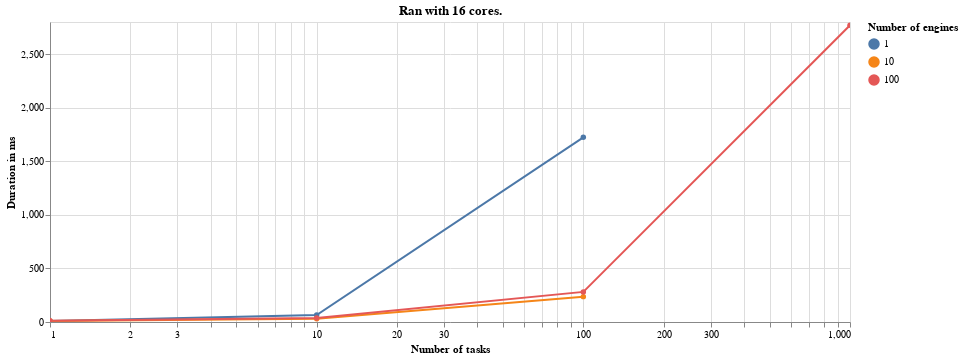
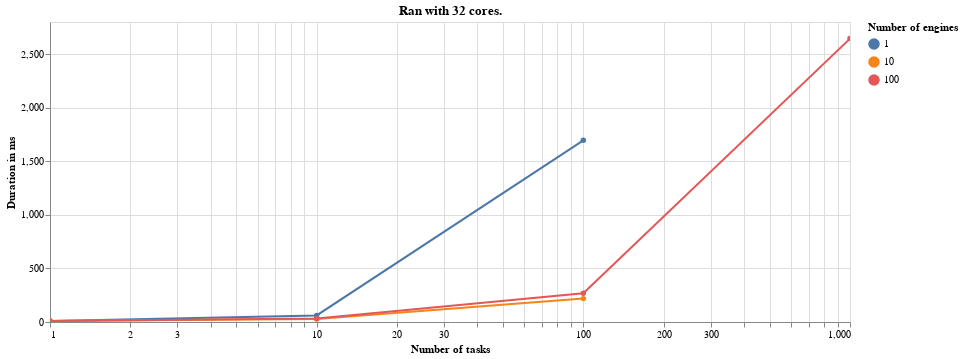
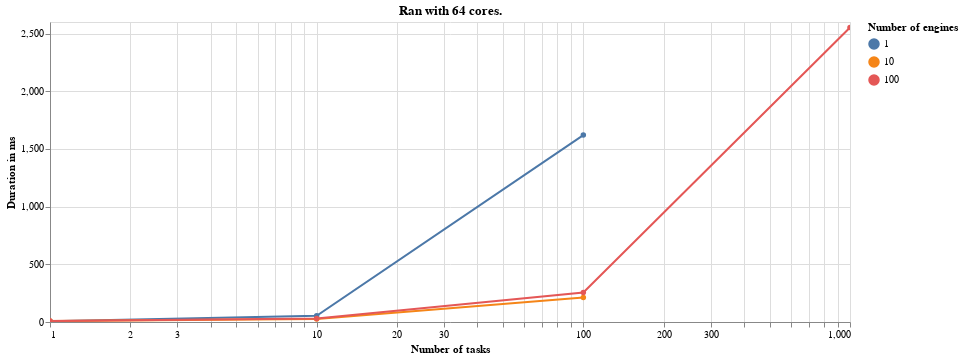
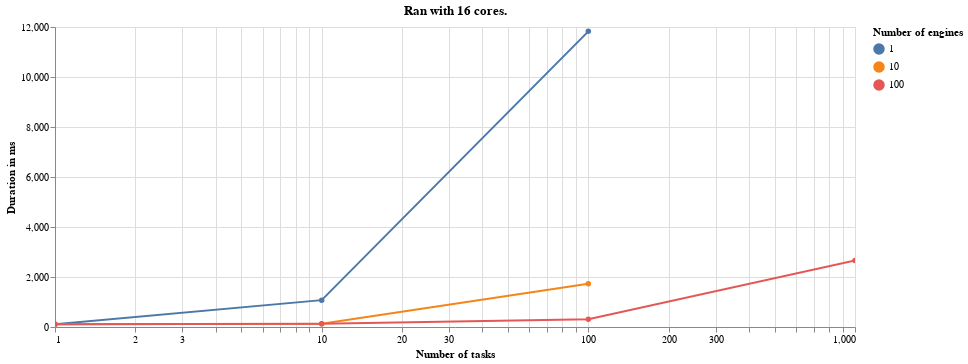

Notebook code for these charts, in order:
### Code cell
for delay, result_for_delay in datasource.items():
    display(Markdown(f'### With a delay of {ms_to_seconds(delay)}s. :'))
    for core_num, results in sorted(result_for_delay.items(), key=lambda key: key[0]):            
        data = pd.DataFrame(results)
        alt.Chart(data).mark_line(point=True).encode(
            alt.X(
                'Number of tasks',
                scale=alt.Scale(type='log')
            ),
            y='Duration in ms',
            color='Number of engines:N',
            tooltip='Duration in ms'            
        ).properties(
            title=f'Ran with {core_num} cores.',
            width=800
        ).interactive().display(renderer='svg')

### Figure 1 — Vega-Lite specification as saved in the notebook (floating-point values rounded to 4 significant figures)
{"$schema": "https://vega.github.io/schema/vega-lite/v3.4.0.json", "config": {"mark": {"tooltip": null}, "view": {"height": 300, "width": 400}}, "data": {"name": "data-553819cb3e8cc6295180645999737d07"}, "datasets": {"data-553819cb3e8cc6295180645999737d07": [{"Duration in ms": 8.22, "Number of engines": "1", "Number of tasks": 1}, {"Duration in ms": 64.49, "Number of engines": "1", "Number of tasks": 10}, {"Duration in ms": 1723.0, "Number of engines": "1", "Number of tasks": 100}, {"Duration in ms": 10.27, "Number of engines": "10", "Number of tasks": 1}, {"Duration in ms": 30.71, "Number of engines": "10", "Number of tasks": 10}, {"Duration in ms": 236.8, "Number of engines": "10", "Number of tasks": 100}, {"Duration in ms": 10.98, "Number of engines": "100", "Number of tasks": 1}, {"Duration in ms": 37.62, "Number of engines": "100", "Number of tasks": 10}, {"Duration in ms": 280.9, "Number of engines": "100", "Number of tasks": 100}, {"Duration in ms": 2769.0, "Number of engines": "100", "Number of tasks": 1000}]}, "encoding": {"color": {"field": "Number of engines", "type": "nominal"}, "tooltip": {"field": "Duration in ms", "type": "quantitative"}, "x": {"field": "Number of tasks", "scale": {"type": "log"}, "type": "quantitative"}, "y": {"field": "Duration in ms", "type": "quantitative"}}, "mark": {"point": true, "type": "line"}, "selection": {"selector013": {"bind": "scales", "encodings": ["x", "y"], "type": "interval"}}, "title": "Ran with 16 cores.", "width": 800}

### Figure 2 — Vega-Lite specification as saved in the notebook (floating-point values rounded to 4 significant figures)
{"$schema": "https://vega.github.io/schema/vega-lite/v3.4.0.json", "config": {"mark": {"tooltip": null}, "view": {"height": 300, "width": 400}}, "data": {"name": "data-87b7c846c49c9d86d9ebebcb4ac2c469"}, "datasets": {"data-87b7c846c49c9d86d9ebebcb4ac2c469": [{"Duration in ms": 8.19, "Number of engines": "1", "Number of tasks": 1}, {"Duration in ms": 61.73, "Number of engines": "1", "Number of tasks": 10}, {"Duration in ms": 1696.0, "Number of engines": "1", "Number of tasks": 100}, {"Duration in ms": 9.57, "Number of engines": "10", "Number of tasks": 1}, {"Duration in ms": 28.5, "Number of engines": "10", "Number of tasks": 10}, {"Duration in ms": 218.2, "Number of engines": "10", "Number of tasks": 100}, {"Duration in ms": 10.48, "Number of engines": "100", "Number of tasks": 1}, {"Duration in ms": 32.57, "Number of engines": "100", "Number of tasks": 10}, {"Duration in ms": 267.5, "Number of engines": "100", "Number of tasks": 100}, {"Duration in ms": 2645.0, "Number of engines": "100", "Number of tasks": 1000}]}, "encoding": {"color": {"field": "Number of engines", "type": "nominal"}, "tooltip": {"field": "Duration in ms", "type": "quantitative"}, "x": {"field": "Number of tasks", "scale": {"type": "log"}, "type": "quantitative"}, "y": {"field": "Duration in ms", "type": "quantitative"}}, "mark": {"point": true, "type": "line"}, "selection": {"selector014": {"bind": "scales", "encodings": ["x", "y"], "type": "interval"}}, "title": "Ran with 32 cores.", "width": 800}

### Figure 3 — Vega-Lite specification as saved in the notebook (floating-point values rounded to 4 significant figures)
{"$schema": "https://vega.github.io/schema/vega-lite/v3.4.0.json", "config": {"mark": {"tooltip": null}, "view": {"height": 300, "width": 400}}, "data": {"name": "data-28885089e82ec9a76783e352b93960ce"}, "datasets": {"data-28885089e82ec9a76783e352b93960ce": [{"Duration in ms": 6.46, "Number of engines": "1", "Number of tasks": 1}, {"Duration in ms": 54.46, "Number of engines": "1", "Number of tasks": 10}, {"Duration in ms": 1620.0, "Number of engines": "1", "Number of tasks": 100}, {"Duration in ms": 7.86, "Number of engines": "10", "Number of tasks": 1}, {"Duration in ms": 26.21, "Number of engines": "10", "Number of tasks": 10}, {"Duration in ms": 211.4, "Number of engines": "10", "Number of tasks": 100}, {"Duration in ms": 8.19, "Number of engines": "100", "Number of tasks": 1}, {"Duration in ms": 30.15, "Number of engines": "100", "Number of tasks": 10}, {"Duration in ms": 255.4, "Number of engines": "100", "Number of tasks": 100}, {"Duration in ms": 2552.0, "Number of engines": "100", "Number of tasks": 1000}]}, "encoding": {"color": {"field": "Number of engines", "type": "nominal"}, "tooltip": {"field": "Duration in ms", "type": "quantitative"}, "x": {"field": "Number of tasks", "scale": {"type": "log"}, "type": "quantitative"}, "y": {"field": "Duration in ms", "type": "quantitative"}}, "mark": {"point": true, "type": "line"}, "selection": {"selector015": {"bind": "scales", "encodings": ["x", "y"], "type": "interval"}}, "title": "Ran with 64 cores.", "width": 800}

### Figure 4 — Vega-Lite specification as saved in the notebook (floating-point values rounded to 4 significant figures)
{"$schema": "https://vega.github.io/schema/vega-lite/v3.4.0.json", "config": {"mark": {"tooltip": null}, "view": {"height": 300, "width": 400}}, "data": {"name": "data-f74e0603cdb370998ffda57c74df2efd"}, "datasets": {"data-f74e0603cdb370998ffda57c74df2efd": [{"Duration in ms": 109.5, "Number of engines": "1", "Number of tasks": 1}, {"Duration in ms": 1074.0, "Number of engines": "1", "Number of tasks": 10}, {"Duration in ms": 11830.0, "Number of engines": "1", "Number of tasks": 100}, {"Duration in ms": 111.0, "Number of engines": "10", "Number of tasks": 1}, {"Duration in ms": 125.5, "Number of engines": "10", "Number of tasks": 10}, {"Duration in ms": 1731.0, "Number of engines": "10", "Number of tasks": 100}, {"Duration in ms": 112.4, "Number of engines": "100", "Number of tasks": 1}, {"Duration in ms": 129.5, "Number of engines": "100", "Number of tasks": 10}, {"Duration in ms": 307.5, "Number of engines": "100", "Number of tasks": 100}, {"Duration in ms": 2662.0, "Number of engines": "100", "Number of tasks": 1000}]}, "encoding": {"color": {"field": "Number of engines", "type": "nominal"}, "tooltip": {"field": "Duration in ms", "type": "quantitative"}, "x": {"field": "Number of tasks", "scale": {"type": "log"}, "type": "quantitative"}, "y": {"field": "Duration in ms", "type": "quantitative"}}, "mark": {"point": true, "type": "line"}, "selection": {"selector016": {"bind": "scales", "encodings": ["x", "y"], "type": "interval"}}, "title": "Ran with 16 cores.", "width": 800}
